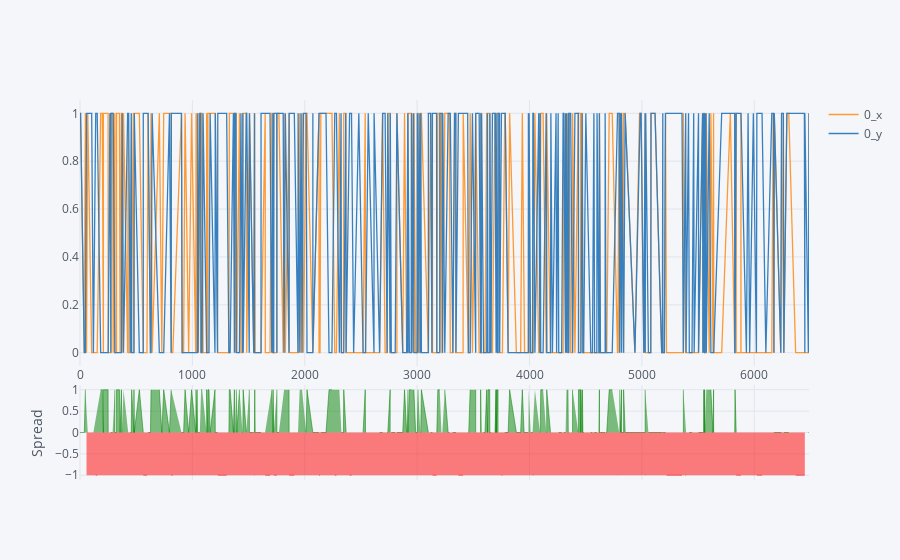

The notebook cell this image was saved under:
### Code cell
result[:500].iplot(kind='spread')

### Figure 1 — Plotly figure (JSON) as saved in the notebook; plotly's stock layout.template omitted (floating-point values rounded to 4 significant figures; data arrays with more than 128 entries replaced by an {"elided": "..."} marker saying what was removed)
{"data": [{"line": {"color": "rgba(255, 153, 51, 1.0)", "dash": "solid", "shape": "linear", "width": 1.3}, "mode": "lines", "name": "0_x", "text": "", "type": "scatter", "uid": "222c78f5-0c86-402e-b986-697994533200", "x": {"elided": "500 int values"}, "y": {"elided": "500 int values"}}, {"line": {"color": "rgba(55, 128, 191, 1.0)", "dash": "solid", "shape": "linear", "width": 1.3}, "mode": "lines", "name": "0_y", "text": "", "type": "scatter", "uid": "1478e4ef-ee79-4dd0-8215-9736d5cf8502", "x": {"elided": "500 int values"}, "y": {"elided": "500 int values"}}, {"connectgaps": false, "fill": "tozeroy", "line": {"color": "green", "dash": "solid", "shape": "linear", "width": 0.5}, "mode": "lines", "name": "Spread", "showlegend": false, "type": "scatter", "uid": "5ab8e1ad-be08-43be-b22a-e183e8de6ee9", "x": {"elided": "500 int values"}, "xaxis": "x2", "y": {"elided": "500 mixed values"}, "yaxis": "y2"}, {"connectgaps": false, "fill": "tozeroy", "line": {"color": "red", "dash": "solid", "shape": "linear", "width": 0.5}, "mode": "lines", "name": "Spread", "showlegend": false, "type": "scatter", "uid": "517b591e-0c96-4d5e-983a-a377bcbb18b3", "x": {"elided": "500 int values"}, "xaxis": "x2", "y": {"elided": "500 mixed values"}, "yaxis": "y2"}], "layout": {"hovermode": "x", "legend": {"bgcolor": "#F5F6F9", "font": {"color": "#4D5663"}}, "paper_bgcolor": "#F5F6F9", "plot_bgcolor": "#F5F6F9", "title": {"font": {"color": "#4D5663"}}, "xaxis": {"gridcolor": "#E1E5ED", "showgrid": true, "tickfont": {"color": "#4D5663"}, "title": {"font": {"color": "#4D5663"}, "text": ""}, "zerolinecolor": "#E1E5ED"}, "xaxis2": {"anchor": "y2", "gridcolor": "#E1E5ED", "showgrid": true, "showticklabels": false, "tickfont": {"color": "#4D5663"}, "title": {"font": {"color": "#4D5663"}, "text": ""}, "zerolinecolor": "#E1E5ED"}, "yaxis": {"domain": [0.3, 1], "gridcolor": "#E1E5ED", "showgrid": true, "tickfont": {"color": "#4D5663"}, "title": {"font": {"color": "#4D5663"}, "text": ""}, "zerolinecolor": "#E1E5ED"}, "yaxis2": {"domain": [0, 0.25], "gridcolor": "#E1E5ED", "showgrid": true, "tickfont": {"color": "#4D5663"}, "title": {"font": {"color": "#4D5663"}, "text": "Spread"}, "zerolinecolor": "#E1E5ED"}}}
